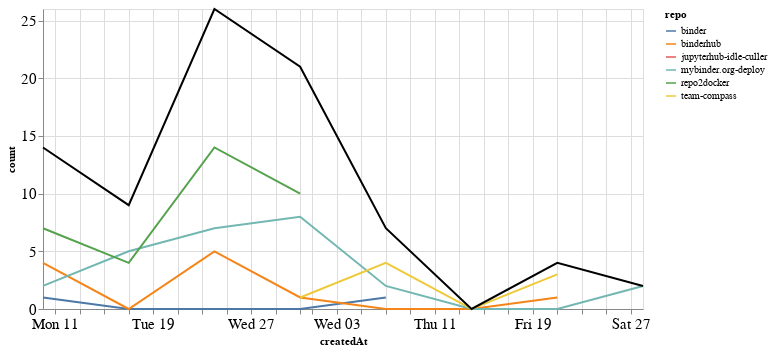

Notebook code for this chart:
### Markdown cell above
### Comments

### Code cell
comments_time = comments.groupby('repo').resample('W', on='createdAt').count()['author'].reset_index()
comments_time = comments_time.rename(columns={'author': 'count'})
comments_time_total = comments_time.groupby('createdAt').agg({"count": "sum"}).reset_index()
ch1 = alt.Chart(comments_time, width=600).mark_line().encode(
    x='createdAt',
    y='count',
    color='repo',
    tooltip="repo"
)

ch2 = alt.Chart(comments_time_total, width=600).mark_line(color="black").encode(
    x='createdAt',
    y='count',
)

ch1 + ch2

### Figure 1 — Vega-Lite specification as saved in the notebook (floating-point values rounded to 4 significant figures)
{"config": {"axisLeft": {"labelFontSize": 15}, "axisBottom": {"labelFontSize": 15}}, "layer": [{"data": {"name": "data-57d71e89710260819f97b64cc3222c12"}, "mark": "line", "encoding": {"color": {"type": "nominal", "field": "repo"}, "tooltip": {"type": "nominal", "field": "repo"}, "x": {"type": "temporal", "field": "createdAt"}, "y": {"type": "quantitative", "field": "count"}}, "width": 600}, {"data": {"name": "data-63b833c3581559960878cd672a89312f"}, "mark": {"type": "line", "color": "black"}, "encoding": {"x": {"type": "temporal", "field": "createdAt"}, "y": {"type": "quantitative", "field": "count"}}, "width": 600}], "$schema": "https://vega.github.io/schema/vega-lite/v4.8.1.json", "datasets": {"data-57d71e89710260819f97b64cc3222c12": [{"repo": "binder", "createdAt": "2021-01-10T00:00:00", "count": 1}, {"repo": "binder", "createdAt": "2021-01-17T00:00:00", "count": 0}, {"repo": "binder", "createdAt": "2021-01-24T00:00:00", "count": 0}, {"repo": "binder", "createdAt": "2021-01-31T00:00:00", "count": 0}, {"repo": "binder", "createdAt": "2021-02-07T00:00:00", "count": 1}, {"repo": "binderhub", "createdAt": "2021-01-10T00:00:00", "count": 4}, {"repo": "binderhub", "createdAt": "2021-01-17T00:00:00", "count": 0}, {"repo": "binderhub", "createdAt": "2021-01-24T00:00:00", "count": 5}, {"repo": "binderhub", "createdAt": "2021-01-31T00:00:00", "count": 1}, {"repo": "binderhub", "createdAt": "2021-02-07T00:00:00", "count": 0}, {"repo": "binderhub", "createdAt": "2021-02-14T00:00:00", "count": 0}, {"repo": "binderhub", "createdAt": "2021-02-21T00:00:00", "count": 1}, {"repo": "jupyterhub-idle-culler", "createdAt": "2021-01-31T00:00:00", "count": 1}, {"repo": "mybinder.org-deploy", "createdAt": "2021-01-10T00:00:00", "count": 2}, {"repo": "mybinder.org-deploy", "createdAt": "2021-01-17T00:00:00", "count": 5}, {"repo": "mybinder.org-deploy", "createdAt": "2021-01-24T00:00:00", "count": 7}, {"repo": "mybinder.org-deploy", "createdAt": "2021-01-31T00:00:00", "count": 8}, {"repo": "mybinder.org-deploy", "createdAt": "2021-02-07T00:00:00", "count": 2}, {"repo": "mybinder.org-deploy", "createdAt": "2021-02-14T00:00:00", "count": 0}, {"repo": "mybinder.org-deploy", "createdAt": "2021-02-21T00:00:00", "count": 0}, {"repo": "mybinder.org-deploy", "createdAt": "2021-02-28T00:00:00", "count": 2}, {"repo": "repo2docker", "createdAt": "2021-01-10T00:00:00", "count": 7}, {"repo": "repo2docker", "createdAt": "2021-01-17T00:00:00", "count": 4}, {"repo": "repo2docker", "createdAt": "2021-01-24T00:00:00", "count": 14}, {"repo": "repo2docker", "createdAt": "2021-01-31T00:00:00", "count": 10}, {"repo": "team-compass", "createdAt": "2021-01-31T00:00:00", "count": 1}, {"repo": "team-compass", "createdAt": "2021-02-07T00:00:00", "count": 4}, {"repo": "team-compass", "createdAt": "2021-02-14T00:00:00", "count": 0}, {"repo": "team-compass", "createdAt": "2021-02-21T00:00:00", "count": 3}], "data-63b833c3581559960878cd672a89312f": [{"createdAt": "2021-01-10T00:00:00", "count": 14}, {"createdAt": "2021-01-17T00:00:00", "count": 9}, {"createdAt": "2021-01-24T00:00:00", "count": 26}, {"createdAt": "2021-01-31T00:00:00", "count": 21}, {"createdAt": "2021-02-07T00:00:00", "count": 7}, {"createdAt": "2021-02-14T00:00:00", "count": 0}, {"createdAt": "2021-02-21T00:00:00", "count": 4}, {"createdAt": "2021-02-28T00:00:00", "count": 2}]}}
